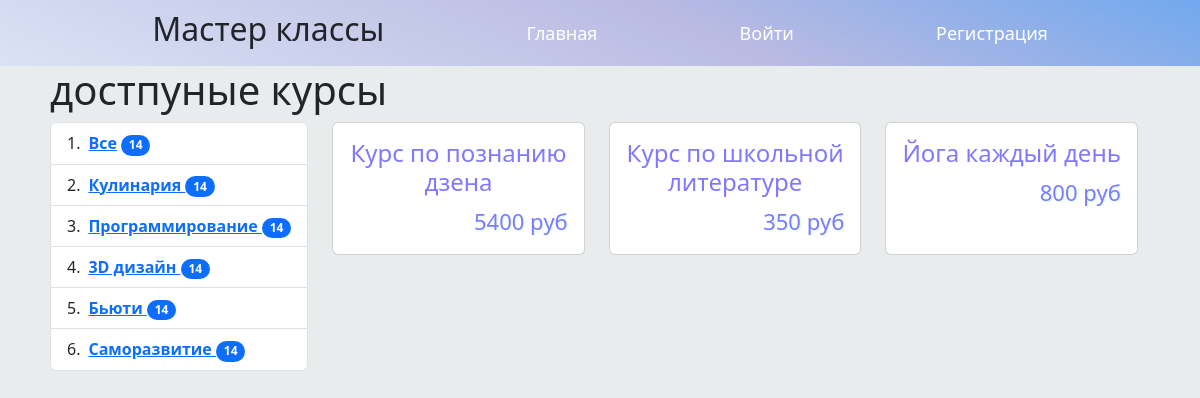
The app's page /5/ with its own data.
### tutorial/models.py (models this page shows, shortened)
class Category(models.Model):
    title = models.CharField(max_length=24, verbose_name='Категория мастер класса')
    class Meta:
        verbose_name = 'Категория'
        verbose_name_plural = 'Категории'

class MasterClass(models.Model):
    category = models.ForeignKey(Category, on_delete=models.CASCADE, verbose_name='Категория мастер класса')
    title = models.CharField(max_length=36, verbose_name='Заголовок')
    description = models.TextField(verbose_name='Информация о мастер классе')
    time = models.DateTimeField(auto_now_add=True, verbose_name='Дата и время проведения')
    locate = models.ForeignKey(Locate, on_delete=models.CASCADE, verbose_name='Место проведения')
    price = models.DecimalField(max_digits=4, decimal_places=0, verbose_name='Цена')
    author = models.CharField(max_length=36, verbose_name='Автор')
    photo = models.ImageField(upload_to='%Y%d%m', verbose_name='Картинка')
    class Meta:
        verbose_name = 'Мастер класс'
        verbose_name_plural = 'Мастер классы'

### tutorial/views.py (the view)
# urls.py: path('<int:pk>/', tutorial_list, name='tutorial'),
def tutorial_list(request, pk):
    category = Category.objects.all()
    masterclass = MasterClass.objects.filter(category__pk=pk)
    context = {'category': category, 'masterclass': masterclass}
    return render(request, 'tutorial/full.html', context)

### tutorial/templates/tutorial/full.html (shortened to what this page needs)
{% extends 'root.html' %}
{% block content %}
    <div class="div-content">
    <h1>достпуные курсы</h1>
<div class="row" style="margin-right: 0 !important;">
    <div class="col" style="max-width: fit-content;">
        <ol class="list-group list-group-numbered" style="width: max-content;">
               <li class="list-group-item d-flex justify-content-between align-items-start">
                   <div class="ms-2 me-auto">
                       <div class="fw-bold">
                    <a href="/">Все</a>
                            <span class="badge bg-primary rounded-pill">14</span>
                       </div>
                   </div>
                </li>
                {% for category in category %}
                    <li class="list-group-item d-flex justify-content-between align-items-start">
                    <div class="ms-2 me-auto">
                        <div class="fw-bold">
                    <a href="/{{ category.pk }}">
                {{ category.title }}
                         <span class="badge bg-primary rounded-pill">14</span>
                    </a>
                        </div>
                    </div>
                    </li>
                {%endfor %}
        </ol>
    </div>
<div class="col">
<div class="row row-cols-1 row-cols-md-3 g-4">
    {% for masterclasses in masterclass %}
        <div class="col">
        <div class="card h-100">
        <a href="/detail/{{ masterclasses.pk }}" style="text-decoration: none">
          <div class="card-body">
              <h4 class="card-title card-full-title">{{ masterclasses.title }}</h4>
              <p class="card-text card-full-price">{{ masterclasses.price }} руб</p>
          </div>
        </a>
        </div>
        </div>
    {% endfor %}
    </div>
</div>
</div>
</div>
{% endblock %}

### static/css/style.css (style rules this page uses)
* { padding: 0; margin: 0; }
.g-4 { display: contents }
body { background: #e9eced; }
.card-full-price { text-align: end; font-size: 22px; color: #8078ff; text-shadow: 1px 1px 2px #ceffdd; }
.card-full-title { text-align: center; color: #8078ff !important;; }
.div-content { padding: 0px 50px 0px 50px; }

### templates/root.html (style rules this page uses)
body { background: #e9eced; }

### records on screen
Category: title "Кулинария"
Category: title "Программирование"
Category: title "3D дизайн"
Category: title "Бьюти"
Category: title "Саморазвитие"
MasterClass: title "Курс по познанию дзена", price "5400"
MasterClass: title "Курс по школьной литературе", price "350"
MasterClass: title "Йога каждый день", price "800"
